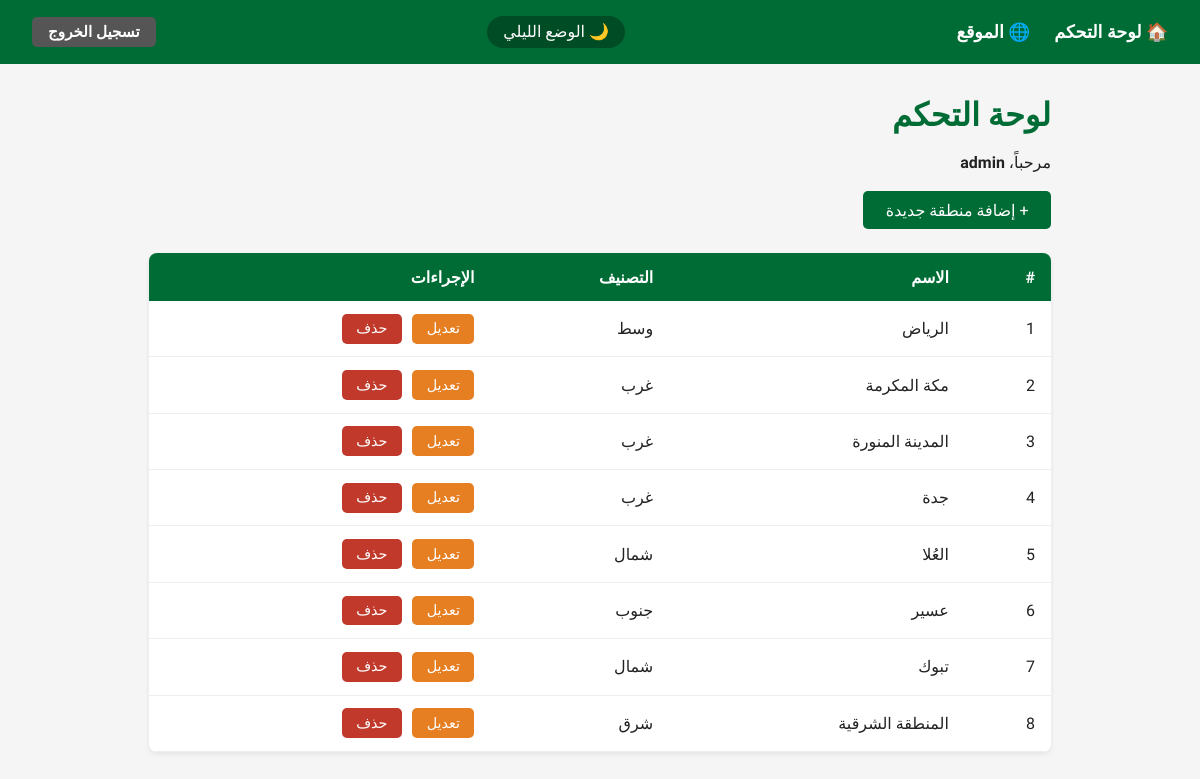
/admin/dashboard.php (signed in), run on an earlier commit of the app's database.
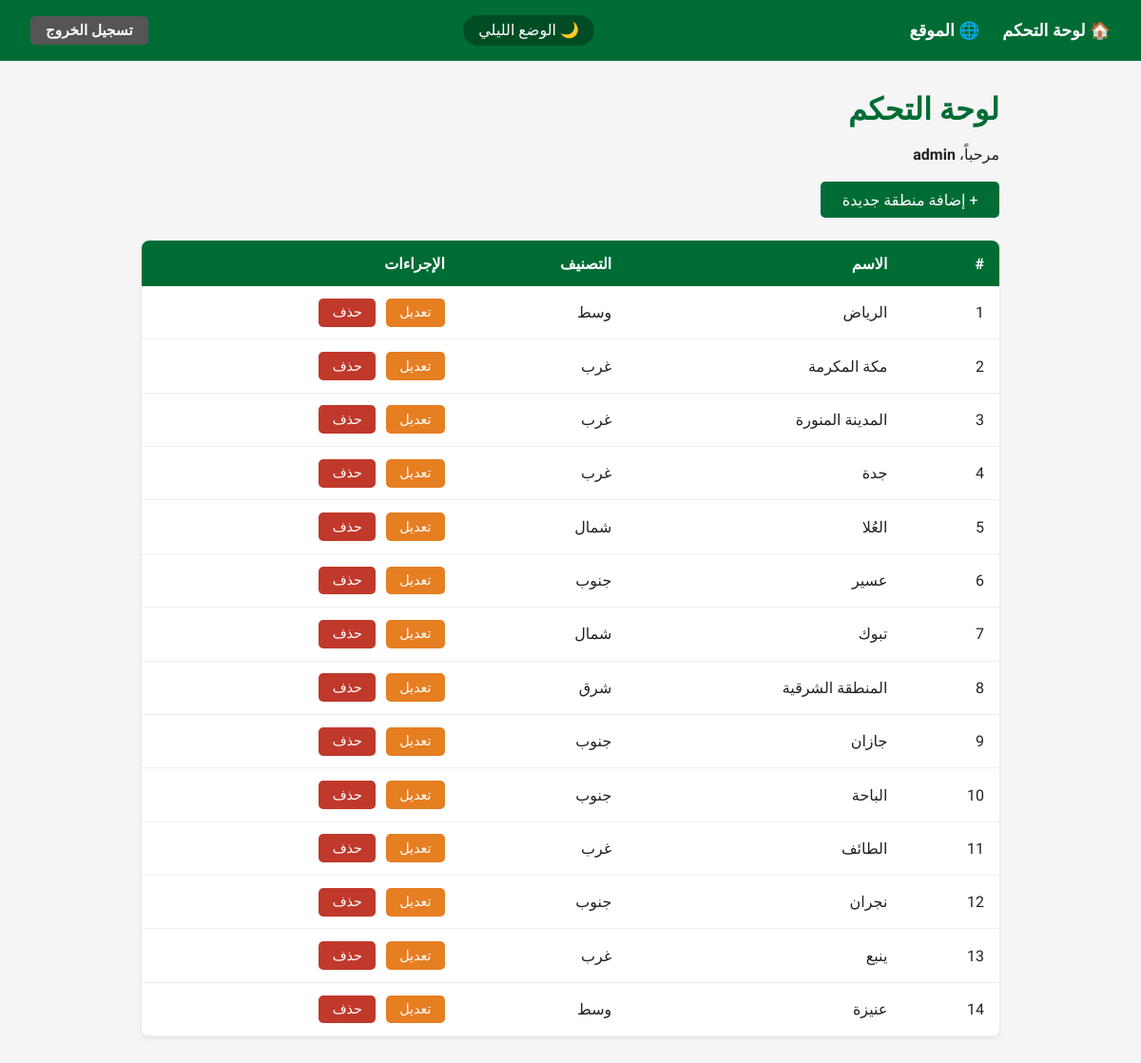
And on a later commit of the database.
### tables this page shows
CREATE TABLE IF NOT EXISTS regions (
    id          INT AUTO_INCREMENT PRIMARY KEY,
    name        VARCHAR(100) NOT NULL,
    description TEXT         NOT NULL,
    category    VARCHAR(50)  NOT NULL,
    image       VARCHAR(500),
    landmarks   TEXT
) DEFAULT CHARSET=utf8mb4 COLLATE=utf8mb4_unicode_ci;

### admin/dashboard.php (the view, shortened to what this page needs)
<?php
require_once '../db.php';
$result = mysqli_query($conn, "SELECT * FROM regions ORDER BY id");
?>
<!DOCTYPE html>
<html lang="ar" dir="rtl">
<head>
    <link rel="stylesheet" href="../styles.css">
</head>
<body>
<nav>
    <a href="dashboard.php">🏠 لوحة التحكم</a>
    <a href="../index.php" target="_blank">🌐 الموقع</a>
    <button onclick="toggleDark(this)" id="darkBtn">🌙 الوضع الليلي</button>
    <a href="logout.php" class="btn btn-logout">تسجيل الخروج</a>
</nav>
<div class="admin-container">
    <h1>لوحة التحكم</h1>
    <p>مرحباً، <strong><?php echo $_SESSION['admin']; ?></strong></p>
    <br>
    <a href="add.php" class="btn btn-add">+ إضافة منطقة جديدة</a>
    <table class="admin-table">
        <thead>
            <tr>
                <th>#</th>
                <th>الاسم</th>
                <th>التصنيف</th>
                <th>الإجراءات</th>
            </tr>
        </thead>
        <tbody>
            <?php while ($row = mysqli_fetch_assoc($result)): ?>
            <tr>
                <td><?php echo $row['id']; ?></td>
                <td><?php echo $row['name']; ?></td>
                <td><?php echo $row['category']; ?></td>
                <td>
                    <a href="update.php?id=<?php echo $row['id']; ?>" class="btn btn-edit">تعديل</a>
                    <a href="dashboard.php?delete=<?php echo $row['id']; ?>"
                       class="btn btn-delete"
                       onclick="return confirmDelete()">حذف</a>
                </td>
            </tr>
            <?php endwhile; ?>
        </tbody>
    </table>
</div>
</body>
</html>

What changed in the data, as far as the page shows it:
added regions: id "9", name "جازان", category "جنوب"
added regions: id "10", name "الباحة", category "جنوب"
added regions: id "11", name "الطائف", category "غرب"
added regions: id "12", name "نجران", category "جنوب"
added regions: id "13", name "ينبع", category "غرب"
added regions: id "14", name "عنيزة", category "وسط"
